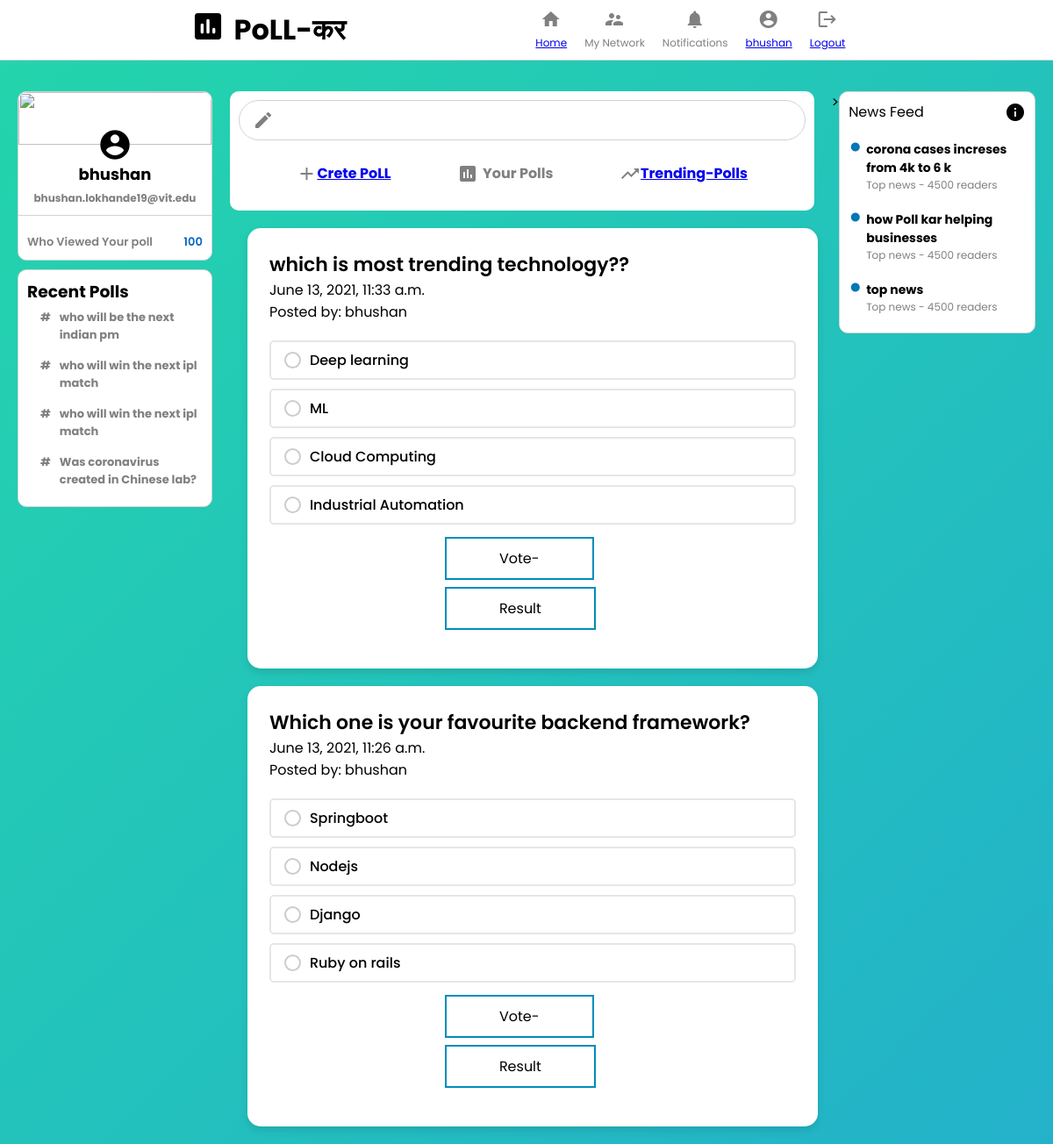
/mypolls/ (signed in), run on an earlier commit of the app's database.
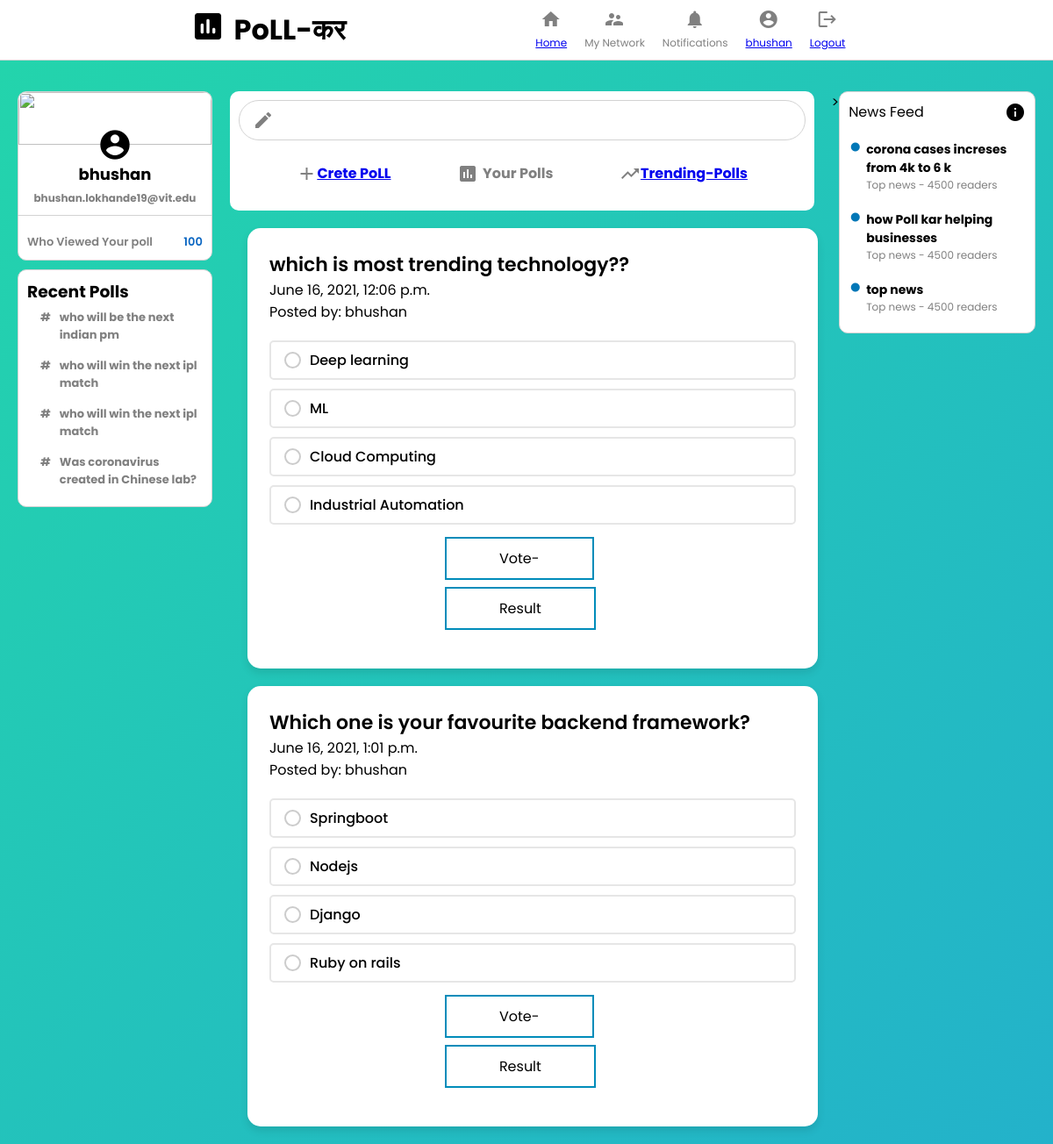
And on a later commit of the database.
### main/models.py (models this page shows, shortened)
class Poll(models.Model):
    user = models.ForeignKey(User, on_delete=models.CASCADE)
    question = models.TextField()
    datetime = models.DateTimeField(auto_now=True)
    option_one = models.CharField(max_length=56)
    option_two = models.CharField(max_length=56)
    option_three = models.CharField(max_length=56)
    option_four = models.CharField(max_length=56)
    option_one_count = models.IntegerField(default=0)
    option_two_count = models.IntegerField(default=0)
    option_three_count = models.IntegerField(default=0)
    option_four_count = models.IntegerField(default=0)

### main/views.py (the view)
# urls.py: path('mypolls/', views.mypolls, name= 'mypolls' ),
@login_required(login_url='login')
def mypolls(request):
    user = request.user
    poll = user.poll_set.all()
    polls = poll[::-1]
    context = {
        'polls': polls
    }
    return render( request, 'main/mypolls.html', context)

### templates/main/mypolls.html (shortened to what the changed rows need)
{% load static %}
<html lang="en">
<head>
    <link rel="stylesheet" href="{% static 'css/index.css' %}" />
    <link rel="stylesheet" href="{% static 'css/card.css' %}">
</head>
<body>
    <div class="header">
        <div class="header__left">
            <h1>PoLL-कर</h1>
        </div>
    </div>
    <div class="body__main">
        <div class="sidebar">
            <div class="sidebar__top">
                <h2>{{ request.user }}</h2>
            </div>
        </div>
        <div class="feed">
            {% for poll in polls %}
            <div>
                <div class="wrapper">
                    <header>{{ poll.question }}</header>
                    <span class="text">{{ poll.datetime }}</span><br>
                    <span class="text">Posted by: {{ poll.user }}</span>
                    <div class="poll-area">
                        <label for="opt-1" class="opt-1">
                            <div class="row">
                                <div class="column">
                                    <span class="circle"></span>
                                    <span class="text">{{ poll.option_one }}</span>
                                </div>
                            </div>
                        </label>
                        <label for="opt-2" class="opt-2">
                            <div class="row">
                                <div class="column">
                                    <span class="circle"></span>
                                    <span class="text">{{ poll.option_two }}</span>
                                </div>
                            </div>
                        </label>
                        <label for="opt-3" class="opt-3">
                            <div class="row">
                                <div class="column">
                                    <span class="circle"></span>
                                    <span class="text">{{ poll.option_three }}</span>
                                </div>
                            </div>
                        </label>
                        <label for="opt-4" class="opt-4">
                            <div class="row">
                                <div class="column">
                                    <span class="circle"></span>
                                    <span class="text">{{ poll.option_four }}</span>
                                </div>
                            </div>
                        </label>
                        <div style="display: inline-block;">
                            <a href="{% url 'vote' poll.id %}"><button type="button" class="button button2"> Vote- </button></a>
                        </div>
                        <div style="display: inline-block;">
                            <a href="{% url 'result' poll.id %}"><button type="button" class="button button2">Result</button></a>
                        </div>
                    </div>
                </div>
            </div>
            {% endfor %}
        </div>>
        <div class="widgets">
            <div class="widgets__header">
                <h2>News Feed
                </h2>
            </div>
        </div>
    </div>
</body>
</html>

What changed in the data, as far as the page shows it:
changed Poll "which is most trending technology??": datetime "June 13, 2021, 11:33 a.m." → "June 16, 2021, 12:06 p.m."
changed Poll "Which one is your favourite backend framework?": datetime "June 13, 2021, 11:26 a.m." → "June 16, 2021, 1:01 p.m."
